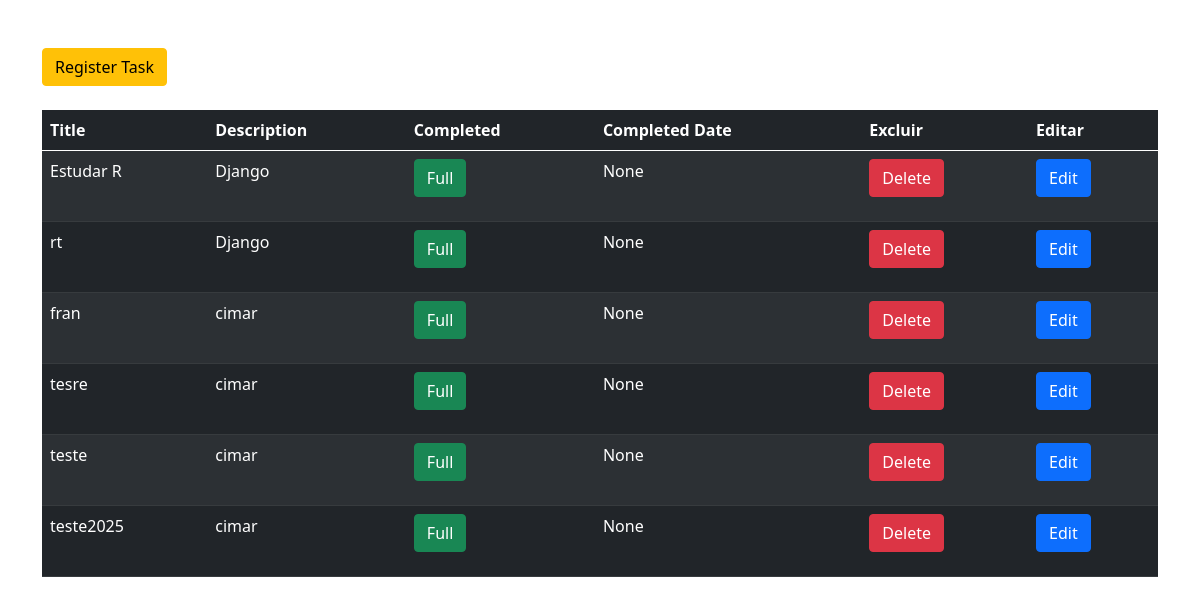
Page /todo/listar_tarefas/ on the earlier database version.
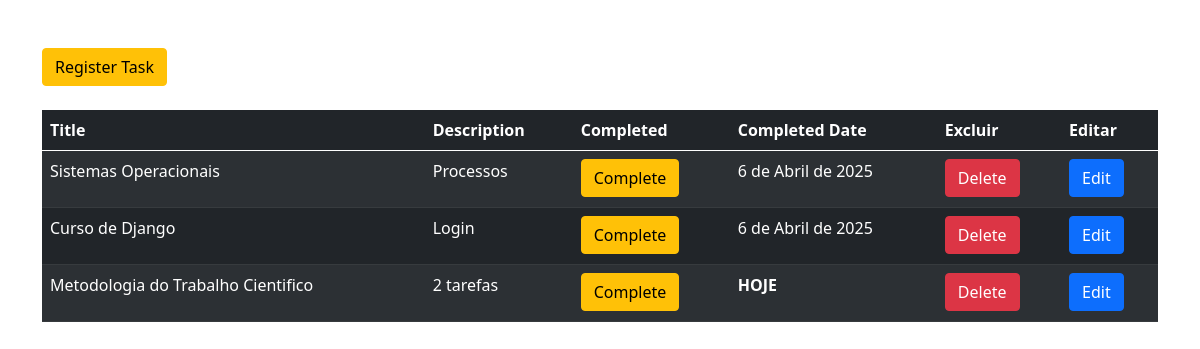
Same page on the later database version.
### todo/models.py (models this page shows, shortened)
class Todo(models.Model):
  title = models.CharField(max_length=100)
  description = models.TextField()
  completed = models.BooleanField(default=False)
  created_at = models.DateField(auto_now_add=True)
  updated_at = models.DateField(auto_now=True)
  completed_at = models.DateField(null=True, blank=True)

### todo/views.py (the view)
# urls.py: path('listar_tarefas/', views.listar_tarefas, name='listar_tarefas'),
def listar_tarefas(request):
  todos = Todo.objects.all()
  context = {
    'todos': todos,
    'now': timezone.now().date()
  }
  return render(request, 'listar_tarefas.html', context)

### todo/templates/listar_tarefas.html (shortened to what this page needs)
<!doctype html>
<html lang="en">
<head>
  <link href="https://cdn.jsdelivr.net/npm/bootstrap@5.0.2/dist/css/bootstrap.min.css" rel="stylesheet"
>
  <link rel="stylesheet" href="https://cdnjs.cloudflare.com/ajax/libs/font-awesome/6.1.1/css/all.min.css">
</head>
<body>
  <br>
  <br>
  <div class="container">
     <a class="btn btn-warning text-center" href="{% url 'cadastrar_tarefas' %}">Register Task</a>
     <br><br>
    <table class="table table-dark table-striped">
  <thead>
    <tr>
      <th scope="col">Title</th>
      <th scope="col">Description</th>
      <th scope="col">Completed</th>
      <th scope="col">Completed Date</th>
      <th scope="col">Excluir</th>
      <th scope="col">Editar</th>
    </tr>
  </thead>
  <tbody>
    {% for todo in todos %}
    <tr>
      <td>{{ todo.title }}</td>
      <td>{{ todo.description }}</td>
      <td>
        <form method="POST" action="{% url 'completar_tarefa' todo.id %}">
          {% if not todo.completed %}
            <button id='completo' type="submit" class="btn btn-warning">Complete</button>
          {% else %}
            <p class="btn btn-success">Full</p>
          {% endif %}
        </form>
      </td>
      <td>
      {% if todo.completed_at and todo.completed_at == now %}
       <p class="fw-bold text-start">HOJE</p>
       {%else%}
       <p>{{todo.completed_at}}</p>
      {% endif %}
      </td>
      <td>
        <a class='btn btn-danger' id='delete' href="{% url 'deletar_tarefa' todo.id %}">Delete</a>
      </td>
      <td>
        <a class='btn btn-primary' href="{% url 'editar_tarefa' todo.id %}">Edit</a>
      </td>
    </tr>
    {% endfor %}
  </tbody>
</table>
  </div>
</body>
</html>

Differences in the rows shown:
removed Todo: title "Estudar R", description "Django", completed "Full", completed_at "None"
removed Todo: title "rt", description "Django", completed "Full", completed_at "None"
removed Todo: title "fran", description "cimar", completed "Full", completed_at "None"
removed Todo: title "tesre", description "cimar", completed "Full", completed_at "None"
removed Todo: title "teste", description "cimar", completed "Full", completed_at "None"
removed Todo: title "teste2025", description "cimar", completed "Full", completed_at "None"
added Todo: title "Sistemas Operacionais", description "Processos", completed "Complete", completed_at "6 de Abril de 2025"
added Todo: title "Curso de Django", description "Login", completed "Complete", completed_at "6 de Abril de 2025"
added Todo: title "Metodologia do Trabalho Cientifico", description "2 tarefas", completed "Complete", completed_at "HOJE"
